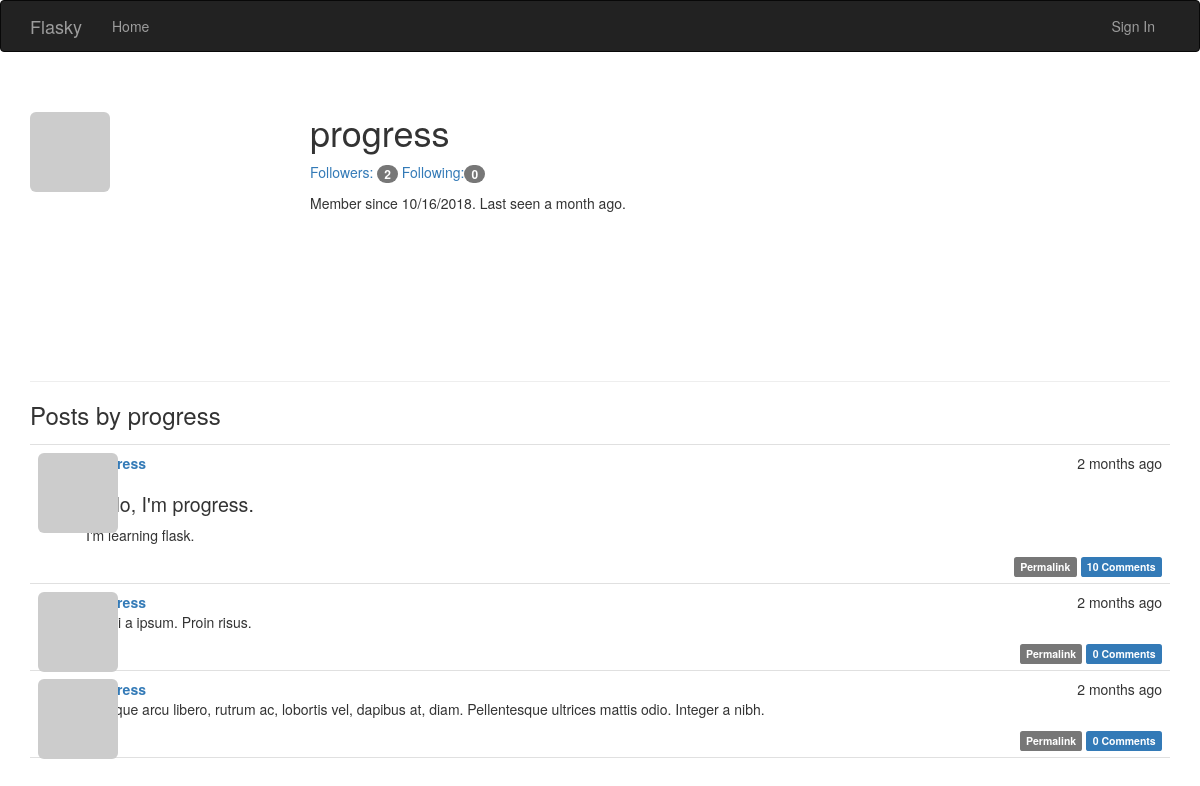
Page /user/progress on the earlier database version.
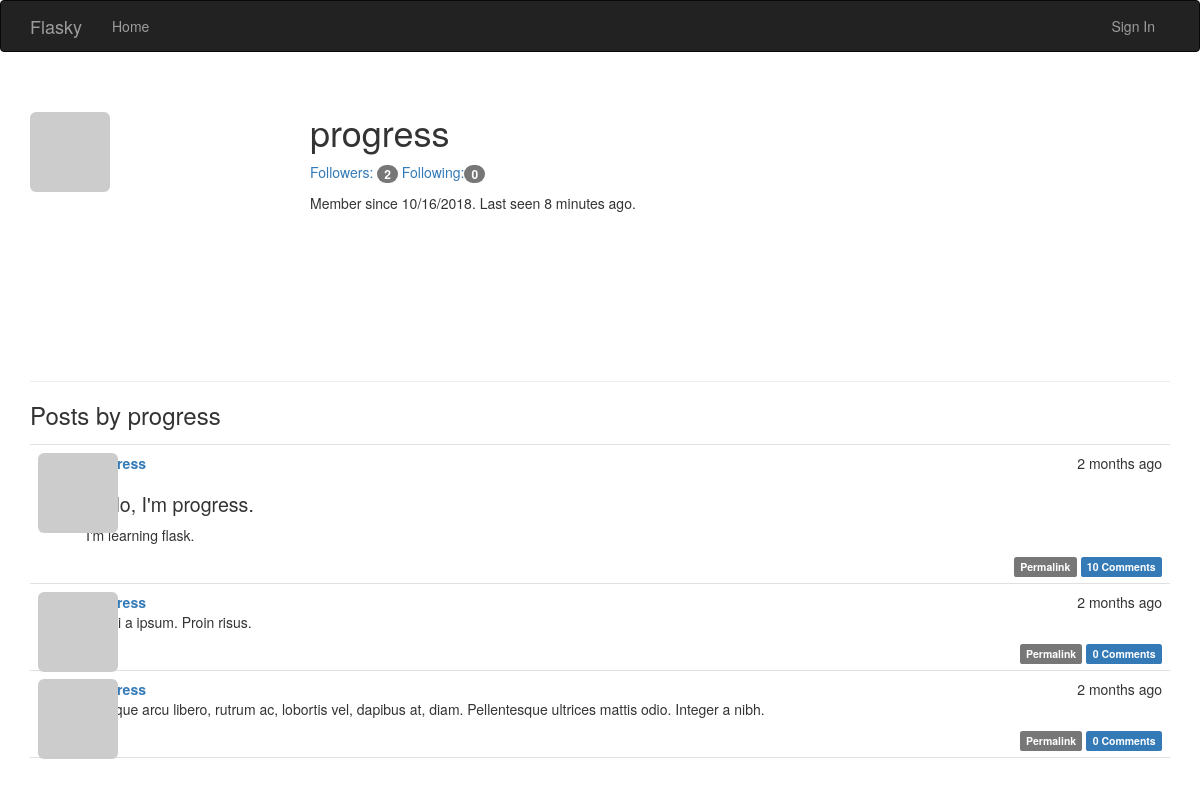
Same page on the later database version.
### app/models.py (models this page shows, shortened)
class User(UserMixin, db.Model):
    __tablename__ = 'users'
    id = db.Column(db.Integer, primary_key=True)
    email = db.Column(db.String(64), unique=True, index=True)
    username = db.Column(db.String(64), unique=True, index=True)
    password_hash = db.Column(db.String(128))
    role_id = db.Column(db.Integer, db.ForeignKey('roles.id'))
    avatar_hash = db.Column(db.String(32))
    confirmed = db.Column(db.Boolean, default=False)
    name = db.Column(db.String(64))
    location = db.Column(db.String(64))
    about_me = db.Column(db.Text())
    member_since = db.Column(db.DateTime(), default=datetime.utcnow)
    last_seen = db.Column(db.DateTime(), default=datetime.utcnow)
    posts = db.relationship('Post', backref='author', lazy='dynamic')
    followed = db.relationship('Follow', foreign_keys=[Follow.follower_id], backref=db.backref('follower', lazy='joined'),
        lazy='dynamic', cascade='all, delete-orphan')
    followers = db.relationship('Follow', foreign_keys=[Follow.followed_id], backref=db.backref('followed', lazy='joined'),
        lazy='dynamic', cascade='all, delete-orphan')
    comments = db.relationship('Comment', backref='author', lazy='dynamic')
    def gravatar(self, size=100, default='identicon', rating='g'):
        url = 'https://secure.gravatar.com/avatar'
        hash = self.avatar_hash or self.gravatar_hash()
        return '{url}/{hash}?s={size}&d={default}&r={rating}'.format(url=url, hash=hash, size=size, default=default, rating=rating)
    @property
    def password(self):
        raise AttributeError('password is not a readable attribute')
    @password.setter
    def password(self, password):
        self.password_hash = generate_password_hash(password)
    '''@staticmethod
    def generate_fake(count=100):
        from sqlalchemy.exc import IntegrityError
        from random import seed
        import forgery_py

        seed()
        #r = Role.query.filter_by(name='User').first()
        for i in range(count):
            u = User(email=forgery_py.internet.email_address(),
                username=forgery_py.internet.user_name(True),
                password=forgery_py.lorem_ipsum.word(),
                #role= r,
                confirmed=True,
                name=forgery_py.name.full_name(),
                location=forgery_py.address.city(),
                about_me=forgery_py.lorem_ipsum.sentence(),
                member_since=forgery_py.date.date(True))
            db.session.add(u)
            try:
                db.session.commit()
            except:
                db.session.rollback()'''

class Post(db.Model):
    __tablename__ = "posts"
    id = db.Column(db.Integer, primary_key=True)
    body = db.Column(db.Text)
    body_html = db.Column(db.Text)
    timestamp = db.Column(db.DateTime, index=True, default=datetime.utcnow)
    author_id = db.Column(db.Integer, db.ForeignKey('users.id'))
    comments = db.relationship('Comment', backref='post', lazy='dynamic')
    '''@staticmethod
    def generate_fake(count=100):
        from random import seed, randint
        import forgery_py

        seed()
        user_count = User.query.count()
        for i in range(count):
            u = User.query.offset(randint(0, user_count - 1)).first()
            p = Post(body=forgery_py.lorem_ipsum.sentences(randint(1, 3)),
                timestamp=forgery_py.date.date(True),
                author=u)
            db.session.add(p)
            db.session.commit()'''

### app/main/views.py (the view)
@main.route('/user/<username>')
def user(username):
    user = User.query.filter_by(username=username).first()
    if user is None:
        abort(404)
    posts = user.posts.order_by(Post.timestamp.desc()).all()
    return render_template('user.html', user=user, posts=posts)

### app/auth/views.py (called while the page is built)
@auth.before_app_request
def before_request():
    if current_user.is_authenticated:
        current_user.ping()
        if not current_user.confirmed and request.endpoint[:5] != 'auth.':
            return redirect(url_for('auth.unconfirmed'))

### app/main/__init__.py (called while the page is built)
@main.app_context_processor
def inject_permissions():
    return dict(Permission=Permission)

### app/main/views.py (called while the page is built)
@main.after_app_request
def after_request(response):
    for query in get_debug_queries():
        if query.duration >= current_app.config['FLASKY_SLOW_DB_QUERY_TIME']:
            current_app.logger.warning(
                'Slow query: %s\nParameters: %s\nDuration: %fs\nContext: %s\n' %
                (query.statement, query.parameters, query.duration, query.context))
    return response

### app/models.py (called while the page is built)
    def can(self, permissions):
        return False

    def is_administrator(self):
        return False

### app/templates/user.html (shortened to what this page needs)
{% extends "base.html" %}
{% block page_content %}
<div class="page-header">
<img class="img-rounded profile-thumbnail" src="{{user.gravatar(size=256)}}">
<div class="profile-header">
<h1>{{ user.username }}</h1>
<p>
<a href="{{url_for('.followers', username=user.username)}}">Followers: <span class="badge">{{user.followers.count()-1}}
</span></a>
<a href="{{url_for('.followed_by', username=user.username)}}">Following:<span class="badge">
{{user.followed.count()-1}}</span></a>
</p>
<p>Member since {{moment(user.member_since).format('L')}}.
Last seen {{moment(user.last_seen).fromNow()}}.</p>
</div>
</div>
<h3>Posts by {{user.username}}</h3>
{% include '_posts.html' %}
{% endblock %}

### app/templates/base.html (shortened to what this page needs)
{% extends "bootstrap/base.html" %}
{% block head %}
{{super()}}
<link rel="stylesheet" type="text/css" href="{{url_for('static', filename='styles.css')}}">
{% endblock %}
{% block navbar %}
<div class="navbar navbar-inverse" role="navigation">
<div class="container">
<div class="navbar-header">
<a class="navbar-brand" href="{{url_for('main.index')}}">Flasky</a>
</div>
<div class="navbar-collapse collapse">
<ul class="nav navbar-nav">
<li><a href="{{url_for('main.index')}}">Home</a></li>
</ul>
<ul class="nav navbar-nav navbar-right">
{% if current_user.is_authenticated %}
<li class="dropdown">
<a href="#" class="dropdown-toggle" data-toggle="dropdown">
<img src="{{current_user.gravatar(size=20)}}">Account<b class="caret"></b></a>
<ul class="dropdown-menu">
<li><a href="{{url_for('auth.change_password')}}">Change Password</a></li>
<li><a href="{{url_for('auth.change_email_request')}}">Change Email</a></li>
<li><a href="{{url_for('auth.logout')}}">Sign Out</a></li>
</ul>
</li>
{% else %}
<li><a href="{{url_for('auth.login')}}">Sign In</a></li>
{% endif %}
</ul>
</div>
</div>
</div>
{% endblock %}
{% block content %}
<div class="container">
{% block page_content %}{% endblock %}
</div>
{% endblock %}

### app/templates/_posts.html (shortened to what this page needs)
<ul class="posts">
{% for post in posts %}
<li class="post">
<div class="post-thumbnail">
<a href="{{url_for('.user', username=post.author.username)}}"><img class="img-rounded profile-thumbnail"
    src="{{post.author.gravatar(size=40)}}"></a>
</div>
<div class="post-content">
<div class="post-date">{{moment(post.timestamp).fromNow()}}</div>
<div class="post-author">
<a href="{{url_for('.user', username=post.author.username)}}">{{post.author.username}}</a>
</div>
<div class="post-body">
{% if post.body_html %}
{{post.body_html | safe}}
{% else %}
{{post.body}}
{% endif %}
</div>
<div class="post-footer">
<a href="{{url_for('.post', id=post.id)}}">
<span class="label label-default">Permalink</span>
</a>
<a href="{{url_for('.post', id=post.id)}}#comments"><span class="label label-primary">
{{post.comments.count()}} Comments</span>
</a>
</div>
</div>
</li>
{% endfor %}
</ul>

### app/static/styles.css (style rules this page uses)
.profile-thumbnail { position: absolute; }
.profile-header { min-height: 260px; margin-left: 280px; }
ul.posts { list-style-type: none; padding: 0px; margin: 16px 0px 0px 0px; border-top: 1px solid #e0e0e0; }
ul.posts li.post { padding: 8px; border-bottom: 1px solid #e0e0e0; }
div.post-date { float: right; }
div.post-author { font-weight: bold; }
div.post-thumbnail { position: absolute; }
div.post-content { margin-left: 48px; min-height: 48px; }
div.post-footer { text-align: right; }
.post-body h1 { font-size: 140%; }

Differences in the rows shown:
changed User "progress": last_seen "a month ago" → "8 minutes ago"
